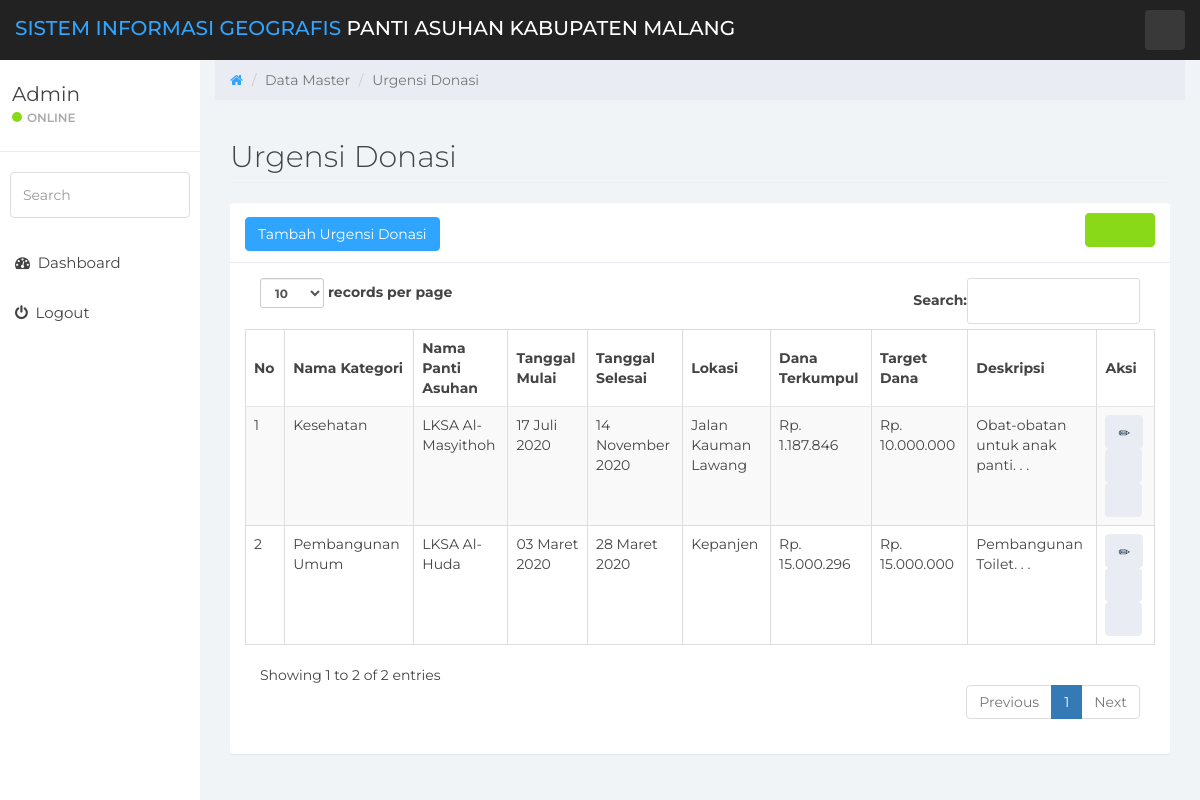
The page /Kampanye on the database its author committed.
### tables this page shows
CREATE TABLE `kampanye` (
  `id_kampanye` int(11) NOT NULL,
  `id_kategori` int(11) NOT NULL,
  `nama_kampanye` varchar(255) NOT NULL,
  `tgl_mulai` date NOT NULL,
  `tgl_selesai` date NOT NULL,
  `foto_kampanye` text DEFAULT NULL,
  `lokasi` text NOT NULL,
  `dana_terkumpul` bigint(20) NOT NULL,
  `target_donasi` bigint(20) NOT NULL,
  `deskripsi` text NOT NULL
);

CREATE TABLE `kategori` (
  `id_kategori` int(11) NOT NULL,
  `nama_kategori` varchar(20) NOT NULL
);

### application/libraries/Template.php (called while the page is built)
<?php if ( ! defined('BASEPATH')) exit('No direct script access allowed');
class Template {
		var $template_data = array();
		function set($name, $value)
		{
			$this->template_data[$name] = $value;
		}
		function load($template = '', $view = '' , $view_data = array(), $return = FALSE)
		{
			$this->CI =& get_instance();
			$this->set('contents', $this->CI->load->view($view, $view_data, TRUE));
			return $this->CI->load->view($template, $this->template_data, $return);
		}
}

### application/controllers/Kampanye.php (called while the page is built, shortened)
<?php
class Kampanye extends CI_Controller{
    function index(){
        $data['record'] = $this->model_kampanye->tampil_data();
        $data['kategori'] = $this->model_kampanye->tampil_kategori();
        $this->template->load('template','kampanye/lihat_data',$data);
    }
}
  ?>

### index.php (called while the page is built, shortened)
<?php
require_once BASEPATH.'core/CodeIgniter.php';

### application/models/Model_kampanye.php (called while the page is built, shortened)
<?php
class Model_kampanye extends CI_Model{
    function tampil_data(){
        $query= "SELECT * FROM kampanye";
        return $this->db->query($query);
    }
}
 ?>

### application/models/Model_kategori.php (called while the page is built, shortened)
<?php
class Model_kategori extends CI_Model{
    function get_one($id)
    {
        $param  =   array('id_kategori'=>$id);
        return $this->db->get_where('kategori',$param);
    }
}
 ?>

### application/helpers/tgl_indo_helper.php (called while the page is built, shortened)
<?php
    if ( ! function_exists('tgl_indo'))
    {
        function date_indo($tgl)
        {
            $ubah = gmdate($tgl, time()+60*60*8);
            $pecah = explode("-",$ubah);
            $tanggal = $pecah[2];
            $bulan = bulan($pecah[1]);
            $tahun = $pecah[0];
            return $tanggal.' '.$bulan.' '.$tahun;
        }
    }
    if ( ! function_exists('bulan'))
    {
        function bulan($bln)
        {
            switch ($bln)
            {
                case 3:
                    return "Maret";
                    break;
                case 7:
                    return "Juli";
                    break;
                case 11:
                    return "November";
                    break;
            }
        }
    }

### application/helpers/nominal_helper.php (called while the page is built, shortened)
<?php
if (!function_exists('nominal')) {
    function nominal($angka){
        $jd = number_format($angka, 0, ',', '.');
        return $jd;
    }
}

### application/views/kampanye/lihat_data.php (the view, shortened to what this page needs)
<div class="row">
    <ol class="breadcrumb">
        <li><a href="#">
                <em class="fa fa-home"></em>
            </a></li>
        <li class="active">Data Master</li>
        <li class="active">Urgensi Donasi</li>
    </ol>
    <div class="col-md-12">
        <h2 class="page-header">
            Urgensi Donasi
        </h2>
    </div>
</div>
<div class="row">
    <div class="col-md-12">
        <div class="panel panel-default">
            <div class="panel-heading">
                <button type="button" class="btn btn-primary" data-toggle="modal" data-target="#exampleModal">
                    Tambah Urgensi Donasi
                </button>
                <a style="float:right; width:70px" title="Cetak" class="btn btn-success"
                   href="<?php echo site_url('Kampanye/laporan'); ?>"><span
                            class="glyphicon glyphicon-print"></span></a>
            </div>
            <div class="panel-body">
                <div class="table-responsive">
                    <table class="table table-striped table-bordered table-hover" id="dataTables-example">
                        <thead>
                        <tr>
                            <th>No</th>
                            <th>Nama Kategori</th>
                            <th>Nama Panti Asuhan</th>
                            <th>Tanggal Mulai</th>
                            <th>Tanggal Selesai</th>
                            <th>Lokasi</th>
                            <th>Dana Terkumpul</th>
                            <th>Target Dana</th>
                            <th>Deskripsi</th>
                            <th>Aksi</th>
                        </tr>
                        </thead>
                        <tbody>
                        <?php $no = 1;
                        foreach ($record->result() as $r) { ?>
                            <tr class="gradeU">
                                <?php
                                $kategori = $this->model_kategori->get_one($r->id_kategori)->row_array();
                                ?>
                                <td><?php echo $no ?></td>
                                <td><?php echo $kategori['nama_kategori'] ?></td>
                                <td><?php echo $r->nama_kampanye ?></td>
                                <td><?php echo date_indo($r->tgl_mulai) ?></td>
                                <td><?php echo date_indo($r->tgl_selesai) ?></td>
                                <td><?php echo $r->lokasi ?></td>
                                <td>Rp. <?php echo nominal($r->dana_terkumpul) ?></td>
                                <td>Rp. <?php echo nominal($r->target_donasi) ?></td>
                                <td><?php echo substr($r->deskripsi,0,110).". . ." ?></td>
                                <td class="center">
                                    <a title="Edit" class="btn btn-default"
                                       href="<?php echo site_url('Kampanye/edit/' . $r->id_kampanye); ?>"><span
                                                class="glyphicon glyphicon-pencil"></span></a>
                                    <a title="Print" class="btn btn-default"
                                       href="<?php echo site_url('Kampanye/laporanDonatur/' . $r->id_kampanye); ?>"><span
                                                class="glyphicon glyphicon-print"></span></a>
                                    <a title="Hapus" class="btn btn-default"
                                       href="<?php echo site_url('Kampanye/delete/' . $r->id_kampanye); ?>"
                                       onclick="return confirm('Apakah anda yakin ingin menghapus data ini?')"><span
                                                class="glyphicon glyphicon-remove"></span></a>
                                </td>
                            </tr>
                            <?php $no++;
                        } ?>
                        </tbody>
                    </table>
                </div>
            </div>
        </div>
    </div>
</div>

### assets/css/styles.css (style rules this page uses)
body { background: #f1f4f7; padding-top: 60px; font-size: 14px; color: #444444; font-family: "Montserrat", "Helvetica Neue", Helvetica, Arial, sans-serif; }
a, a:hover, a:focus { color: #30a5ff; }
h1, h2, h3, h4, h5, h6 { color: #444444; }
h2 { font-weight: 300; margin-bottom: 20px; }
.btn-default, .btn-default:hover, .btn-default:focus, .btn-default:active, .btn-default.active, .open > .dropdown-toggle.btn-default, .btn-default.disabled, .btn-default[disabled], fieldset[disabled] .btn-default, .btn-default.disabled:hover, .btn-default[disabled]:hover, fieldset[disabled] .btn-default:hover, .btn-default.disabled:focus, .btn-default[disabled]:focus, fieldset[disabled] .btn-default:focus, .btn-default.disabled:active, .btn-default[disabled]:active, fieldset[disabled] .btn-default:active, .btn-default.disabled.active, .btn-default[disabled].active, fieldset[disabled] .btn-default.active { background-color: #e9ecf2; border-color: #e9ecf2; color: #1b3548; }
.btn-primary, .btn-primary:hover, .btn-primary:focus, .btn-primary:active, .btn-primary.active, .open > .dropdown-toggle.btn-primary, .btn-primary.disabled, .btn-primary[disabled], fieldset[disabled] .btn-primary, .btn-primary.disabled:hover, .btn-primary[disabled]:hover, fieldset[disabled] .btn-primary:hover, .btn-primary.disabled:focus, .btn-primary[disabled]:focus, fieldset[disabled] .btn-primary:focus, .btn-primary.disabled:active, .btn-primary[disabled]:active, fieldset[disabled] .btn-primary:active, .btn-primary.disabled.active, .btn-primary[disabled].active, fieldset[disabled] .btn-primary.active { background-color: #30a5ff; border-color: #30a5ff; }
.btn-success, .btn-success:hover, .btn-success:focus, .btn-success:active, .btn-success.active, .open > .dropdown-toggle.btn-success, .btn-success.disabled, .btn-success[disabled], fieldset[disabled] .btn-success, .btn-success.disabled:hover, .btn-success[disabled]:hover, fieldset[disabled] .btn-success:hover, .btn-success.disabled:focus, .btn-success[disabled]:focus, fieldset[disabled] .btn-success:focus, .btn-success.disabled:active, .btn-success[disabled]:active, fieldset[disabled] .btn-success:active, .btn-success.disabled.active, .btn-success[disabled].active, fieldset[disabled] .btn-success.active { background-color: #8ad919; border-color: #8ad919; }
.panel { border: 0; }
.panel-heading { font-size: 20px; font-weight: 300; letter-spacing: 0.025em; height: 60px; line-height: 38px; }
.panel-default .panel-heading { background: #fff; border-bottom: 1px solid #e9ecf2; color: #444444; }
.panel-heading span { margin: 0px; font-size: 14px; }
.breadcrumb { border-radius: 0; padding: 10px 15px 10px 15px; background: #e9ecf2; margin: 0; }
.table { background: #fff; }
.table > thead > tr > th { border-bottom: 1px solid #e6e7e8; vertical-align: middle; height: 50px; }

### application/views/template.php (style rules this page uses)
.row { margin-left: 0; margin-right: 0; }

### rows shown on the page
kampanye: id_kategori.nama_kategori "Kesehatan", nama_kampanye "LKSA Al-Masyithoh", tgl_mulai "17 Juli 2020", tgl_selesai "14 November 2020", lokasi "Jalan Kauman Lawang", dana_terkumpul "1.187.846", target_donasi "10.000.000", deskripsi "Obat-obatan untuk anak panti"
kampanye: id_kategori.nama_kategori "Pembangunan Umum", nama_kampanye "LKSA Al-Huda", tgl_mulai "03 Maret 2020", tgl_selesai "28 Maret 2020", lokasi "Kepanjen", dana_terkumpul "15.000.296", target_donasi "15.000.000", deskripsi "Pembangunan Toilet"
